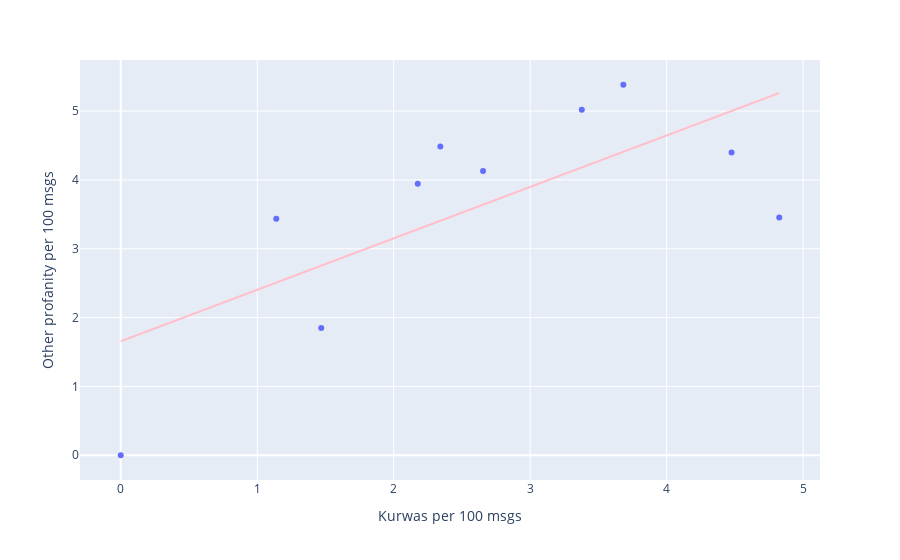

The cell this chart's notebook holds for it:
### Markdown cell above
## Correlation of 'kurwa' usage with every other (polish) swear word usage

### Code cell
pcoeffs = stats.get_profanity_coefficients(word_counts, msg_stats, ignore_kurwas = True)
pcoeffs = {k:v * 100 for k,v  in pcoeffs.items()}
df = pd.DataFrame(pcoeffs.items(), columns = ['Sender', 'Other profanity per 100 msgs'])
df = df.merge(kurwas_df, how = 'inner')
cor = df.corr().iloc[0,1]
fig = px.scatter(df,y = 'Other profanity per 100 msgs', x = 'Kurwas per 100 msgs', trendline="ols", trendline_color_override = 'pink')
fig.show()
print('The correlation is', cor)

### Figure 1 — Plotly figure (JSON) as saved in the notebook; plotly's stock layout.template omitted (floating-point values rounded to 4 significant figures)
{"data": [{"hoverlabel": {"namelength": 0}, "hovertemplate": "Kurwas per 100 msgs=%{x}<br>Other profanity per 100 msgs=%{y}", "legendgroup": "", "marker": {"color": "#636efa", "symbol": "circle"}, "mode": "markers", "name": "", "showlegend": false, "type": "scatter", "x": [3.378, 1.14, 2.655, 2.176, 4.825, 4.476, 2.342, 1.469, 3.683, 0], "xaxis": "x", "y": [5.018, 3.438, 4.129, 3.942, 3.455, 4.4, 4.484, 1.848, 5.382, 0], "yaxis": "y"}, {"hoverlabel": {"namelength": 0}, "hovertemplate": "<b>OLS trendline</b><br>Other profanity per 100 msgs = 0.747228 * Kurwas per 100 msgs + 1.65614<br>R<sup>2</sup>=0.499908<br><br>Kurwas per 100 msgs=%{x}<br>Other profanity per 100 msgs=%{y} <b>(trend)</b>", "legendgroup": "", "line": {"color": "pink"}, "marker": {"color": "#636efa", "symbol": "circle"}, "mode": "lines", "name": "", "showlegend": false, "type": "scatter", "x": [0, 1.14, 1.469, 2.176, 2.342, 2.655, 3.378, 3.683, 4.476, 4.825], "xaxis": "x", "y": [1.656, 2.508, 2.754, 3.282, 3.406, 3.64, 4.181, 4.408, 5.0, 5.262], "yaxis": "y"}], "layout": {"legend": {"tracegroupgap": 0}, "margin": {"t": 60}, "xaxis": {"anchor": "y", "domain": [0, 1], "title": {"text": "Kurwas per 100 msgs"}}, "yaxis": {"anchor": "x", "domain": [0, 1], "title": {"text": "Other profanity per 100 msgs"}}}}
